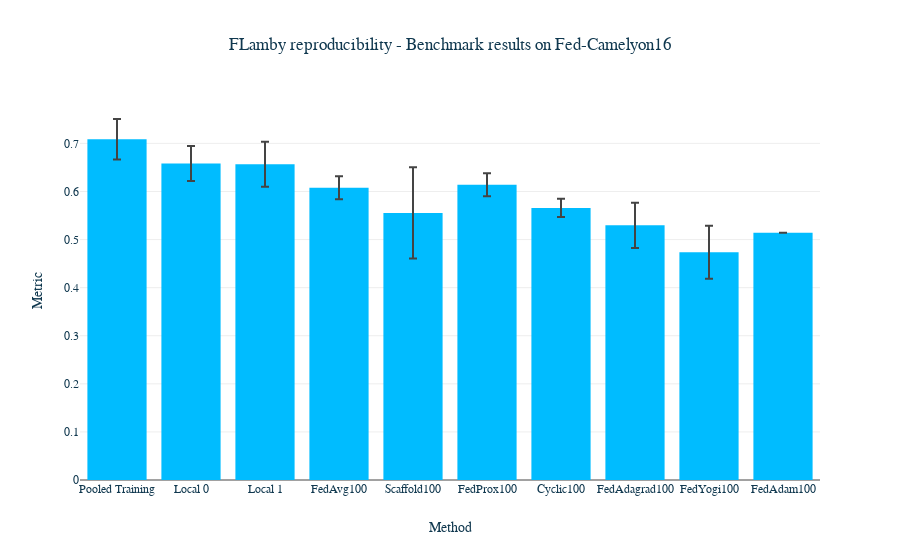

The code cell stored with this chart in its notebook:
### Code cell
# Plot benchmark results.
fig = px.bar(
    df_agg_pool,
    x="Method",
    y="Metric",
    error_y="MetricError",
    title="FLamby reproducibility - Benchmark results on Fed-Camelyon16",
)
fig.write_html("benchmark_fed_camelyon16_results.html")
fig.write_image("benchmark_fed_camelyon16_results.svg")
fig.show()

### Figure 1 — Plotly figure (JSON) as saved in the notebook; plotly's stock layout.template omitted (floating-point values rounded to 4 significant figures)
{"data": [{"alignmentgroup": "True", "error_y": {"array": [0.04213, 0.03631, 0.04701, 0.02411, 0.09472, 0.02372, 0.01874, 0.04687, 0.05506, null]}, "hovertemplate": "Method=%{x}<br>Metric=%{y}<extra></extra>", "legendgroup": "", "marker": {"color": "#00BCFF", "pattern": {"shape": ""}}, "name": "", "offsetgroup": "", "orientation": "v", "showlegend": false, "textposition": "auto", "type": "bar", "x": ["Pooled Training", "Local 0", "Local 1", "FedAvg100", "Scaffold100", "FedProx100", "Cyclic100", "FedAdagrad100", "FedYogi100", "FedAdam100"], "xaxis": "x", "y": [0.7086, 0.6581, 0.6566, 0.6077, 0.5555, 0.614, 0.5659, 0.5296, 0.4736, 0.5141], "yaxis": "y"}], "layout": {"barmode": "relative", "legend": {"tracegroupgap": 0}, "title": {"text": "FLamby reproducibility - Benchmark results on Fed-Camelyon16"}, "xaxis": {"anchor": "y", "domain": [0, 1], "title": {"text": "Method"}}, "yaxis": {"anchor": "x", "domain": [0, 1], "title": {"text": "Metric"}}}}
